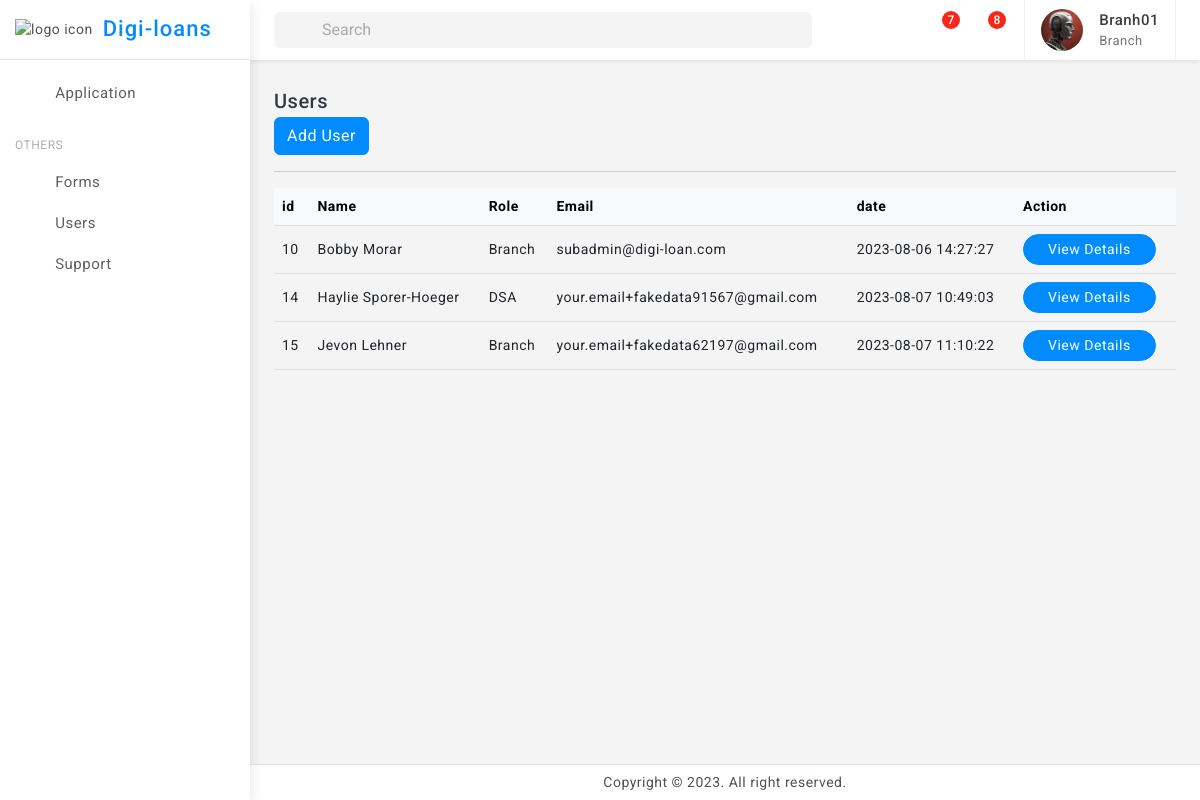
Page /users (signed in) on the committed database.
### tables this page shows
CREATE TABLE Roles (
                role_id INTEGER PRIMARY KEY,
                role_name TEXT NOT NULL,
                created_time TIMESTAMP DEFAULT CURRENT_TIMESTAMP,
                updated_time TIMESTAMP DEFAULT CURRENT_TIMESTAMP
            );

CREATE TABLE "Users" (
	"user_id"	INTEGER,
	"email"	TEXT NOT NULL,
	"password"	TEXT NOT NULL,
	"role_id"	INTEGER,
	"full_name"	TEXT,
	"date_of_birth"	TEXT,
	"address"	TEXT,
	"phone_number"	TEXT,
	"created_time"	TIMESTAMP DEFAULT CURRENT_TIMESTAMP,
	"updated_time"	TIMESTAMP DEFAULT CURRENT_TIMESTAMP,
	"approved"	INTEGER,
	"createdBy"	INTEGER,
	"branchBy"	INTEGER,
	PRIMARY KEY("user_id"),
	FOREIGN KEY("branchBy") REFERENCES "Users"("user_id")
);

### flask_app.py (the view)
@app.route('/users')
def admin_users():
    user_id=session["user"][0]
    role_id=session["role"][0]
    if(role_id==1):
        users = get_users_super_admin()
    elif (role_id==2):
        users=get_users_sub_admin()
    elif (role_id==3):
        users=get_branch_users_branchdBy(user_id)
    final_users = [tuple(user) + (get_role(user[3])[1],get_user_image(user[0])) for user in users]
    print(final_users)
    return render_template("users_list.html",users=final_users)

### databse/db_service.py (called while the page is built)
def connect_db():
    return sqlite3.connect('databse/digi_loans.db')

def get_role(role_id):
    conn = connect_db()
    cursor = conn.cursor()
    try:
        cursor.execute('SELECT * FROM Roles WHERE role_id = ?', (role_id,))
        role = cursor.fetchone()
        conn.close()
        return role
    except sqlite3.Error as e:
        print("Error getting role:", e)
        conn.close()
        return None

def get_user_image(user_id):
    try:
        conn = connect_db()
        cursor = conn.cursor()
        cursor.execute('SELECT * FROM UserProfile WHERE user_id = ?', (user_id,))
        result = cursor.fetchone()  # Fetch one row, assuming you want to retrieve a single user's image data
        conn.commit()
        print("got image result for ",user_id," : ",result)
        return result  # Return the fetched result
    except sqlite3.Error as e:
        print("Error get_user_image:", e)
        if conn:
            conn.rollback()
        return None  # Return None to indicate an error

def get_branch_users_branchdBy(branch_id):
    conn = connect_db()
    cursor = conn.cursor()
    try:
        cursor.execute('''
            SELECT * FROM Users WHERE role_id > 2 AND branchBy = ?
        ''', (branch_id,))
        users = cursor.fetchall()
        conn.close()
        return users
    except sqlite3.Error as e:
        print("Error get_branch_users_branchdBy :", e)
        conn.close()
        return None

### templates/users_list.html (shortened to what this page needs)
{% extends 'base.html' %}
{% block content %}
<div class="page-wrapper">
	<div class="page-content">
<div class="card-body">
    <div class="d-flex align-items-center">
        <div>
            <h5 class="mb-0">Users</h5>
        </div>
        <div class="font-22 ms-auto"><i class="bx bx-dots-horizontal-rounded"></i>
        </div>
    </div>
    <div class="ms-auto">
        <div class="btn-group">
            <a href="{{url_for('adduser')}}" class="btn btn-primary">Add User</a>
    </div>
    <hr>
    <div class="table-responsive">
        <table class="table align-middle mb-0">
            <thead class="table-light">
                <tr>
                    <th>id</th>
                    <th>Name</th>
                    <th>Role</th>
                    <th>Email</th>
                    <th>date</th>
                    <th>Action</th>
                </tr>
            </thead>
            <tbody>
                {%for user in users %}
                <tr>
                    <td>{{ user[0] }}</td>
                    <td>{{ user[4]}}</td>
                    <td>{{ user[13]}}</td>
                    <td>{{ user[1]}}</td>
                    <td>{{ user[8]}}</td>
                    <td>
                        <button type="button" class="btn btn-primary btn-sm radius-30 px-4" data-bs-toggle="modal" data-bs-target="#exampleScrollableModal_{{ user[0] }}">View Details</button>
                    </td>
                </tr>
                {% endfor %}
            </tbody>
        </table>
    </div>
</div>
</div>
</div>
{% endblock %}

### templates/base.html (shortened to what this page needs)
<!doctype html>
<html lang="en">
<head>
	<link href="{{ url_for('static', filename='assets/plugins/vectormap/jquery-jvectormap-2.0.2.css') }}" rel="stylesheet"/>
	<link href="{{ url_for('static', filename='assets/plugins/simplebar/css/simplebar.css') }}" rel="stylesheet" />
	<link href="{{ url_for('static', filename='assets/plugins/perfect-scrollbar/css/perfect-scrollbar.css') }}" rel="stylesheet" />
	<link href="{{ url_for('static', filename='assets/plugins/metismenu/css/metisMenu.min.css') }}" rel="stylesheet"/>
	<link href="{{ url_for('static', filename='assets/plugins/datatable/css/dataTables.bootstrap5.min.css') }}" rel="stylesheet" />
	<link href="{{ url_for('static', filename='assets/css/pace.min.css') }}" rel="stylesheet"/>
	<link href="{{ url_for('static', filename='assets/css/bootstrap.min.css') }}" rel="stylesheet">
	<link href="{{ url_for('static', filename='assets/css/bootstrap-extended.css') }}" rel="stylesheet">
	<link href="{{ url_for('static', filename='assets/css/app.css') }}" rel="stylesheet">
	<link href="{{ url_for('static', filename='assets/css/icons.css') }}" rel="stylesheet">
	<link rel="stylesheet" href="{{ url_for('static', filename='assets/css/dark-theme.css') }}"/>
	<link rel="stylesheet" href="{{ url_for('static', filename='assets/css/semi-dark.css') }}"/>
	<link rel="stylesheet" href="{{ url_for('static', filename='assets/css/header-colors.css') }}"/>
</head>
<body>
	<div class="wrapper">
		<div class="sidebar-wrapper" data-simplebar="true">
			<div class="sidebar-header">
				<div>
					<img src="{{ url_for('static', filename='assets/images/logo-icon.png') }}" class="logo-icon" alt="logo icon">
				</div>
				<div>
					<h4 class="logo-text">Digi-loans</h4>
				</div>
				<div class="toggle-icon ms-auto"><i class='bx bx-arrow-back'></i>
				</div>
			 </div>
			<ul class="metismenu" id="menu">
				<li>
					<a href="{{ url_for('all_applications') }}" >
						<div class="parent-icon"><i class="bx bx-category"></i>
						</div>
						<div class="menu-title">Application</div>
					</a>
				</li>
				<li class="menu-label">Others</li>
				<li>
					<a href="{{ url_for('admin_forms') }}" >
						<div class="parent-icon"><i class='bx bx-cookie'></i>
						</div>
						<div class="menu-title">Forms</div>
					</a>
				</li>
				<li>
					<a href="{{ url_for('admin_users') }}" >
						<div class="parent-icon"><i class='bx bx-user'></i>
						</div>
						<div class="menu-title">Users</div>
					</a>
				</li>
				<li>
					<a href="http://digi-loans.com/" target="_blank">
						<div class="parent-icon"><i class="bx bx-support"></i>
						</div>
						<div class="menu-title">Support</div>
					</a>
				</li>
			</ul>
		</div>
		<header>
			<div class="topbar d-flex align-items-center">
				<nav class="navbar navbar-expand gap-3">
					  <div class="position-relative search-bar d-lg-block d-none" data-bs-toggle="modal" data-bs-target="#SearchModal">
						<input class="form-control px-5" disabled type="search" placeholder="Search">
						<span class="position-absolute top-50 search-show ms-3 translate-middle-y start-0 top-50 fs-5"><i class='bx bx-search'></i></span>
					  </div>
					  <div class="top-menu ms-auto">
						<ul class="navbar-nav align-items-center gap-1">
							<li class="nav-item dark-mode d-none d-sm-flex">
								<a class="nav-link dark-mode-icon" href="javascript:;"><i class='bx bx-moon'></i>
								</a>
							</li>
							<li class="nav-item dropdown dropdown-app">
								<a class="nav-link dropdown-toggle dropdown-toggle-nocaret" data-bs-toggle="dropdown" href="javascript:;"><i class='bx bx-grid-alt'></i></a>
							</li>
							<li class="nav-item dropdown dropdown-large">
								<a class="nav-link dropdown-toggle dropdown-toggle-nocaret position-relative" href="#" data-bs-toggle="dropdown"><span class="alert-count">7</span>
									<i class='bx bx-bell'></i>
								</a>
							</li>
							<li class="nav-item dropdown dropdown-large">
								<a class="nav-link dropdown-toggle dropdown-toggle-nocaret position-relative" href="#" role="button" data-bs-toggle="dropdown" aria-expanded="false"> <span class="alert-count">8</span>
									<i class='bx bx-shopping-bag'></i>
								</a>
							</li>
						</ul>
					</div>
					<div class="user-box dropdown px-3">
						<a class="d-flex align-items-center nav-link dropdown-toggle gap-3 dropdown-toggle-nocaret" href="#" role="button" data-bs-toggle="dropdown" aria-expanded="false">
							{% if session['image'] %}
							<img src="{{ url_for('static', filename=session['image'][2]) }}" class="user-img" alt="user avatar">
							{% endif %}
							<div class="user-info">
								<p class="user-name mb-0">{{session['user'][4]}}</p>
								<p class="designattion mb-0">{{session['role'][1]}}</p>
							</div>
						</a>
					</div>
				</nav>
			</div>
		</header>
		{% block content %}{% endblock %}
		<footer class="page-footer">
			<p class="mb-0">Copyright © 2023. All right reserved.</p>
		</footer>
	</div>
</body>
</html>

### static/assets/css/app.css (style rules this page uses)
body { font-size: 14px; color: #4c5258; letter-spacing: .5px; background: #f4f4f4; overflow-x: hidden; font-family: Roboto, sans-serif }
a { text-decoration: none }
.wrapper { width: 100%; position: relative }
.sidebar-wrapper { width: 250px; height: 100%; position: fixed; top: 0; bottom: 0; left: 0; background: #fff; border-right: 0 solid #e4e4e4; z-index: 11; box-shadow: 0 .3rem .8rem rgba(0, 0, 0, .12); transition: all .2s ease-out }
.sidebar-header { width: 250px; height: 60px; display: flex; align-items: center; position: fixed; top: 0; bottom: 0; padding: 0 15px; z-index: 5; background: #fff; background-clip: padding-box; border-bottom: 1px solid #e4e4e4 }
.logo-icon { width: 30px }
.logo-text { font-size: 22px; margin-left: 10px; margin-bottom: 0; letter-spacing: 1px; color: #008cff; }
.toggle-icon { font-size: 22px; cursor: pointer; color: #008cff }
.topbar { position: fixed; top: 0; left: 250px; right: 0; height: 60px; background: #fff; border-bottom: 1px solid rgb(228 228 228 / 0%); z-index: 10; -webkit-box-shadow: 0 .125rem .25rem rgba(0, 0, 0, .075); box-shadow: 0 .125rem .25rem rgba(0, 0, 0, .075); }
.topbar .navbar { width: 100%; height: 60px; padding-left: 1.5rem; padding-right: 1.5rem; }
.page-wrapper { height: 100%; margin-top: 60px; margin-bottom: 30px; margin-left: 250px }
.page-content { padding: 1.5rem 1.5rem 0.7rem 1.5rem }
.page-footer { background: #fff; left: 250px; right: 0; bottom: 0; position: fixed; text-align: center; padding: 7px; font-size: 14px; border-top: 1px solid #e4e4e4; z-index: 3 }
.sidebar-wrapper ul { padding: 0; margin: 0; list-style: none; background: 0 0 }
.sidebar-wrapper .metismenu { background: 0 0; display: -webkit-box; display: -ms-flexbox; display: flex; padding: 10px; margin-top: 60px; -webkit-box-orient: vertical; -webkit-box-direction: normal; -ms-flex-direction: column; flex-direction: column }
.sidebar-wrapper .metismenu li+li { margin-top: 5px }
.sidebar-wrapper .metismenu li:first-child { margin-top: 5px }
.sidebar-wrapper .metismenu li:last-child { margin-bottom: 5px }
.sidebar-wrapper .metismenu>li { display: -webkit-box; display: -ms-flexbox; display: flex; -webkit-box-orient: vertical; -webkit-box-direction: normal; -ms-flex-direction: column; flex-direction: column; position: relative }
.sidebar-wrapper .metismenu a { position: relative; display: flex; align-items: center; justify-content: left; padding: 6px 16px; font-size: 15px; color: #5f5f5f; outline-width: 0; text-overflow: ellipsis; overflow: hidden; letter-spacing: .5px; border-radius: 0.25rem; transition: all .3s ease-out }
.sidebar-wrapper .metismenu a .parent-icon { font-size: 24px; line-height: 1 }
.sidebar-wrapper .metismenu a .menu-title { margin-left: 10px }
.menu-label { padding: 20px 15px 5px 5px; color: #b0afaf; text-transform: uppercase; font-size: 12px; letter-spacing: .5px }
.font-22 { font-size: 22px }
.radius-30 { border-radius: 30px }
input::placeholder { color: #000!important; opacity: .3!important }
.topbar .navbar .navbar-nav .nav-item { display: flex; align-items: center; justify-content: center; width: auto; height: 60px; }
.topbar .navbar .navbar-nav .nav-link { color: #212529; font-size: 22px; border-radius: 50%; display: flex; align-items: center; justify-content: center; width: 42px; height: 42px; transition: 0.3s cubic-bezier(0.075, 0.82, 0.165, 1); }
.dropdown-toggle-nocaret:after { display: none }
.alert-count { position: absolute; top: 2px; left: 22px; width: 18px; height: 18px; display: flex; align-items: center; justify-content: center; border-radius: 50%; font-size: 12px; font-weight: 500; color: #fff; background: #f62718 }
.user-img { width: 42px; height: 42px; border-radius: 50%; border: 0 solid #e5e5e5; padding: 0; }
.user-info .user-name { font-size: 15px; font-weight: 500; color: #413c3c }
.user-info .designattion { font-size: 13px; color: #747474 }
.user-box { display: flex; align-items: center; height: 60px; border-left: 1px solid #f0f0f0; border-right: 1px solid #f0f0f0; }
.dropdown-large { position: relative }
.search-bar { width: 100%; cursor: pointer; }
.search-bar input[disabled] { cursor: pointer; background-color: #f4f4f4; border: 0; }

### rows in the picture
Roles: role_name "Branch", role_name "Branch" "Branch"
Users: full_name "Bobby Morar", email "subadmin@digi-loan.com", created_time "2023-08-06 14:27:27"
Users: full_name "Haylie Sporer-Hoeger", email "your.email+fakedata91567@gmail.com", created_time "2023-08-07 10:49:03"
Roles: role_name "DSA"
Users: full_name "Jevon Lehner", email "your.email+fakedata62197@gmail.com", created_time "2023-08-07 11:10:22"

### other values in the picture
{{ session['user'][4] }} "Branh01"
{{ user[0] }} "10" "14" "15"
